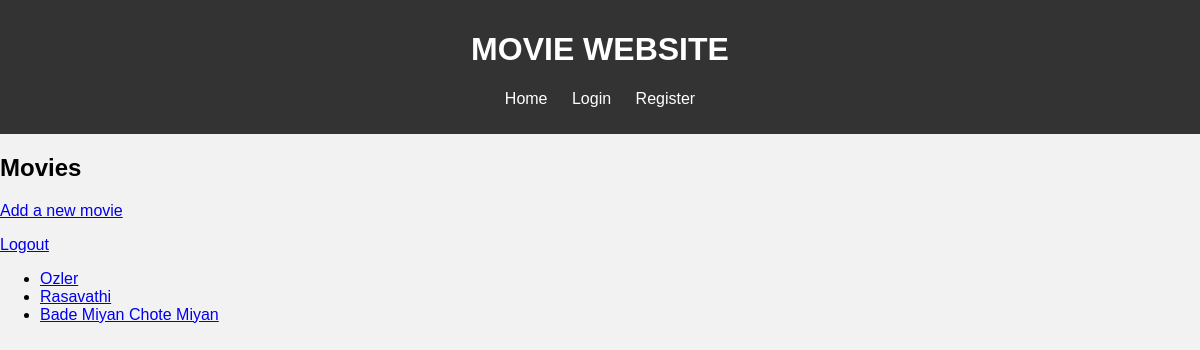
The app's page /, older data.
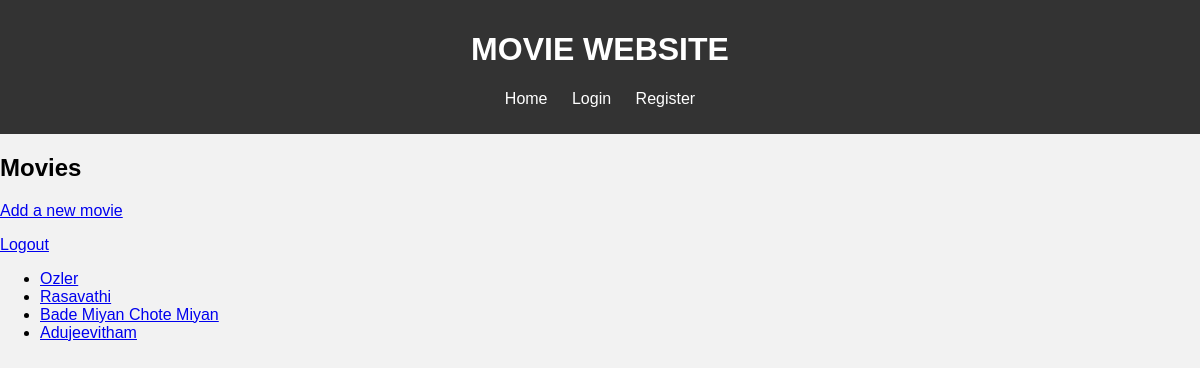
The same page, newer data.
### movies/models.py (models this page shows, shortened)
class Movie(models.Model):
    CATEGORY_CHOICES = [
        ('U', 'Universal'),
        ('U/A', 'Parental Guidance'),
        ('A', 'Adult'),
        ('S', 'Special'),
    ]
    title = models.CharField(max_length=200)
    poster = models.ImageField(upload_to='posters/')
    description = models.TextField()
    release_date = models.DateField()
    actors = models.CharField(max_length=200)
    category = models.ForeignKey(Category, on_delete=models.CASCADE)
    youtube_trailer_link = models.URLField()
    added_by = models.ForeignKey('auth.User', on_delete=models.CASCADE)

### movies/views.py (the view)
# urls.py: 2. Add a URL to urlpatterns:  path('', views.home, name='home')
def home(request):
    movies = Movie.objects.all()
    return render(request, 'home.html', {'movies': movies})

### templates/home.html (shortened to what this page needs)
{% extends 'base.html' %}
{% block content %}
<h2>Movies</h2>
<p><a href="{% url 'add_movie' %}">Add a new movie</a></p>
<p><a href="{% url 'logout' %}">Logout</a></p>
<ul>
    {% for movie in movies %}
    <li>
        <a href="{% url 'movie_detail' movie.id %}">{{ movie.title }}</a>
    </li>
    {% endfor %}
</ul>
{% endblock %}

Row changes from the older to the newer data that the page shows:
added Movie: title "Adujeevitham"
